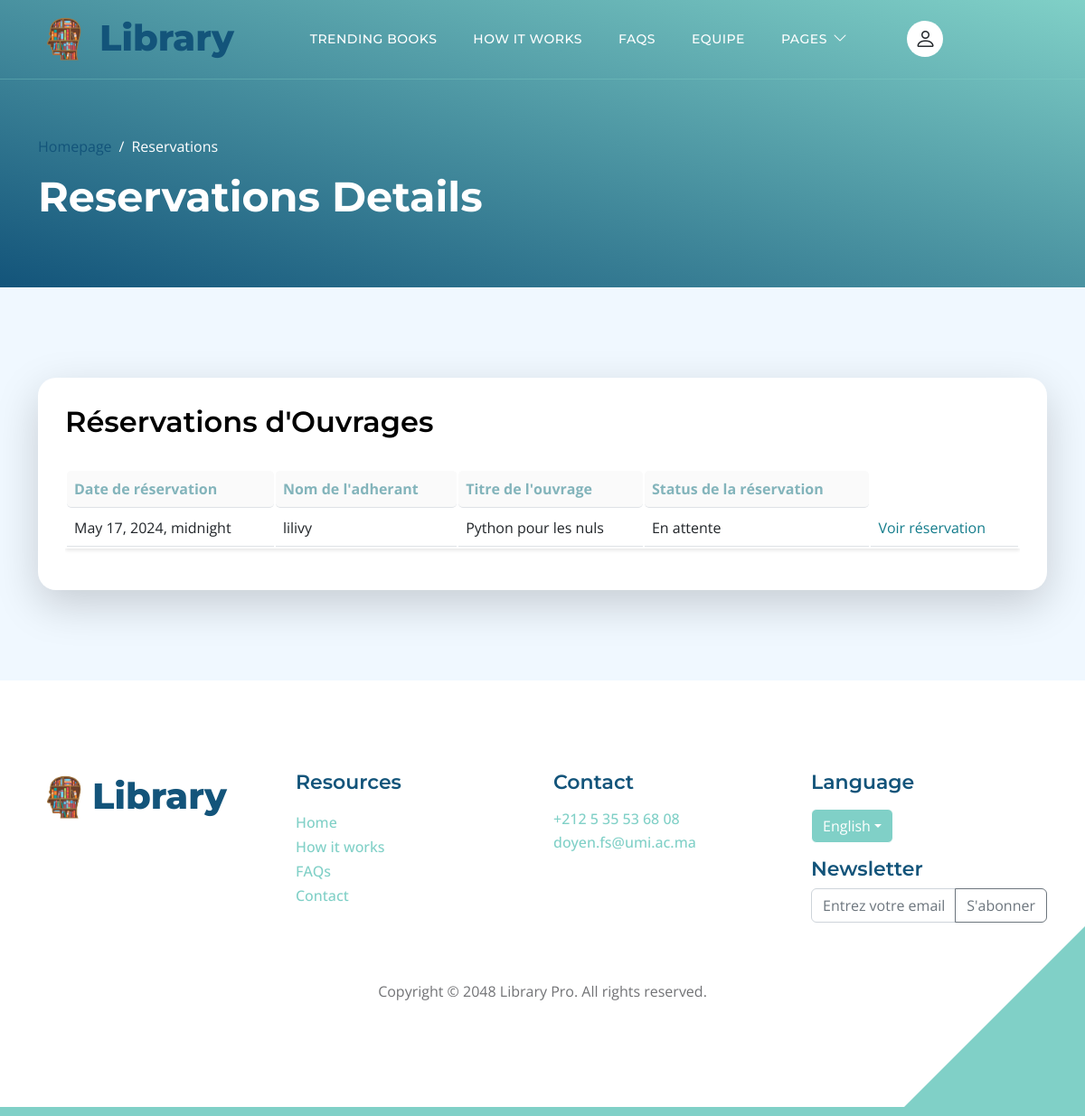
The app's page /list_reservations/, older data.
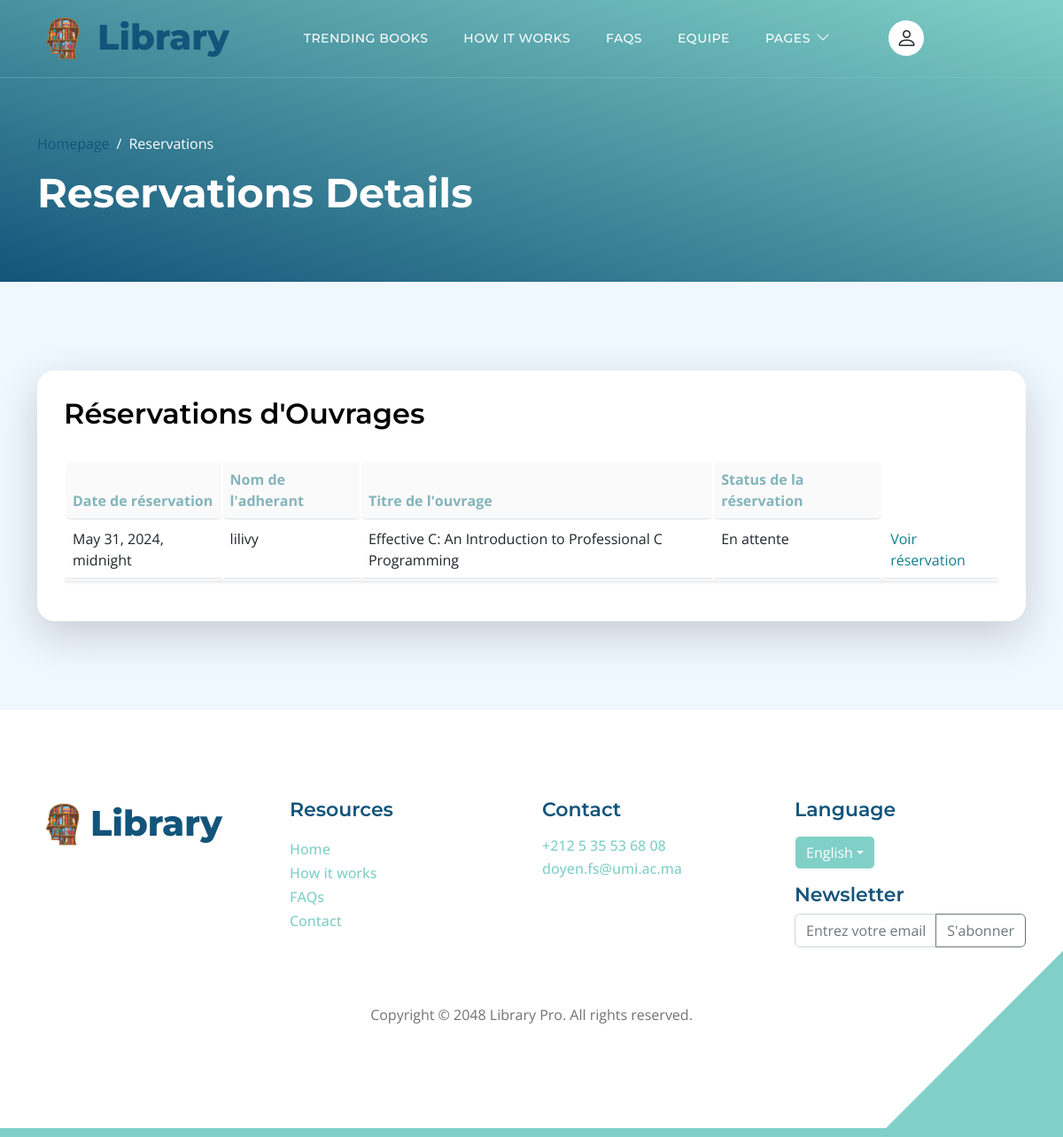
The same page, newer data.
### ouvrages/models.py (models this page shows, shortened)
class Reservation(models.Model):
    id = models.UUIDField(default=uuid.uuid4, unique=True, primary_key=True, editable=False)
    date_demande =  models.DateTimeField(auto_now_add=True)
    date_reservation = models.DateTimeField()
    owner = models.ForeignKey(Profile, on_delete=models.CASCADE, null=True, blank=True)
    ouvrage = models.ForeignKey('Ouvrage', on_delete=models.CASCADE, null=True)  # Lier à Ouvrage
    selected_copy = models.ForeignKey('Exemplaire', on_delete=models.CASCADE, null=True, blank=True)
    STATUT_CHOICES = (
        ('en_attente', 'En attente'),
        ('acceptee', 'Acceptée'),
        ('refusee', 'Refusée'),
    )
    statut = models.CharField(max_length=20, choices=STATUT_CHOICES, default='en_attente')
    date_retour_prevue = models.DateField(null=True, blank=True)

class Ouvrage(models.Model):
    id = models.UUIDField(default=uuid.uuid4, unique=True, primary_key=True, editable=False)
    titre = models.CharField(max_length=200)
    auteurs = models.ManyToManyField('Auteur', blank=True)
    featured_image = models.ImageField(null=True, blank=True, default="default.jpg")
    description = models.TextField(blank=True)
    categories = models.ManyToManyField('Categorie', blank=True)
    recommended = models.BooleanField(default=False, blank=True)
    exemplaires_total = models.IntegerField(default=0, null=True, blank=True)
    vote_total = models.IntegerField(default=0, null=True, blank=True)
    vote_ratio = models.IntegerField(default=0, null=True, blank=True)
    date_achat = models.DateTimeField(auto_now_add=True)
    def __str__(self):
        return self.titre
    class Meta:
        ordering = ['-vote_ratio', '-vote_total', 'titre']

### adherants/models.py (models this page shows, shortened)
class Profile(models.Model):
    user = models.OneToOneField(User, on_delete=models.CASCADE, null=True, blank=True)
    prenom = models.CharField(max_length=255, blank=True, null=True)
    nom = models.CharField(max_length=255, blank=True, null=True)
    email = models.EmailField(max_length=500, blank=True, null=True)
    username = models.CharField(max_length=200, blank=True, null=True)
    CNI = models.CharField(max_length=200, blank=True, null=True)
    profile_image = models.ImageField(null=True, blank=True, upload_to='profiles/', default="profiles/user-default.png")
    departement = models.CharField(max_length=200, blank=True, null=True)
    filiere = models.CharField(max_length=200, blank=True, null=True)
    CNE = models.CharField(max_length=200, blank=True, null=True)
    semestre = models.CharField(max_length=200, blank=True, null=True)
    sexe = models.CharField(max_length=200, blank=True, null=True)
    phonenumber = models.CharField(max_length=200, blank=True, null=True)
    created = models.DateTimeField(auto_now_add=True)
    id = models.UUIDField(default=uuid.uuid4, unique=True,
                          primary_key=True, editable=False)

### ouvrages/views.py (the view)
# urls.py: path('list_reservations/', views.list_reservations, name='list_reservations'),
def list_reservations(request):
    reservations = Reservation.objects.all()
    return render(request, 'ouvrages/list_reservations.html', {'reservations': reservations})

### ouvrages/templates/ouvrages/list_reservations.html (shortened to what this page needs)
{% extends 'main.html' %}
{% block content %}
{% load static %}
<header class="site-header d-flex flex-column justify-content-center align-items-center">
    <div class="container">
        <div class="row align-items-center">
            <div class="col-lg-12 col-12">
                <nav aria-label="breadcrumb">
                    <ol class="breadcrumb">
                        <li class="breadcrumb-item"><a href="{% url 'ouvrages:index' %}">Homepage</a></li>
                        <li class="breadcrumb-item active" aria-current="page">Reservations</li>
                    </ol>
                </nav>
                <h2 class="text-white">Reservations Details</h2>
            </div>
        </div>
    </div>
</header>
<section class="section-bg section-padding">
    <div class="container">
        <div class="row">
            <div class="col-lg-12 col-12">
                <div class="custom-block bg-white shadow-lg">
                    <div class="d-flex justify-content-between align-items-center mb-4">
                        <h3 class="section-title">Réservations d'Ouvrages</h3>
                    </div>
                    <div class="table-responsive">
                        <table class="table ">
                            <thead >
                                <tr class="th">
                                    <th class="th">Date de réservation</th>
                                    <th class="th">Nom de l'adherant</th>
                                    <th class="th" >Titre de l'ouvrage</th>
                                    <th class="th" >Status de la réservation</th>
                                </tr>
                            </thead>
                            <tbody>
                                {% for reservation in reservations %}
                                <tr>
                                    <td>{{ reservation.date_reservation }}</td>
                                    <td>{{ reservation.owner.username }}</td>
                                    <td>{{ reservation.ouvrage }}</td>
                                    <td>{{ reservation.get_statut_display }}</td>
                                    <td ><a href="{% url 'ouvrages:reservation_detail' reservation.id%}" style="color: #137C8B;">Voir réservation</a></td>
                                </tr>
                                {% empty %}
                                <tr>
                                    <td colspan="5" class="fw-semibold text-center text-warning">Aucune réservation disponible</td>
                                </tr>
                                {% endfor %}
                            </tbody>
                        </table>
                    </div>
                </div>
            </div>
        </div>
    </div>
</section>
{% endblock content%}

### templates/main.html (shortened to what this page needs)
<!Doctype html>
<html lang="en">
{% load static %}
    <head>
        <link href="{% static 'css/bootstrap.min.css' %}" rel="stylesheet">
        <link href="{% static 'css/bootstrap-icons.css' %}" rel="stylesheet">
        <link href="{% static 'css/templatemo-topic-listing.css' %}" rel="stylesheet">
</head>
<body class="topics-listing-page" id="top">
    <main>
    {% include 'navbar.html' %}
    {% block content %}{% endblock content %}
    </main>
    {% include 'footer.html' %}
</body>
</html>

### templates/navbar.html (shortened to what this page needs)
{% load static %}
<nav class="navbar navbar-expand-lg">
    <div class="container">
        <a class="navbar-brand" href="{% url 'ouvrages:index'%}#section_1">
            <div class="d-flex justify-content-around align-content-center">
                <img src="{% static 'images/logoo.png'%}" style="height: 60px;width: auto; margin-top:auto; margin-right: 0.5rem;"/>
                <h6 style="margin-top:0.3rem; font-size: 2.5rem; font-weight: 800;">Library</h6>
            </div>
        </a>
        <div class="collapse navbar-collapse" id="navbarNav">
            <ul class="navbar-nav ms-lg-5">
                {% if user.is_staff %}
                <li class="nav-item">
                    <a class="nav-link click-scroll" href="{% url 'ouvrages:browse'%}">Ouvrages</a>
                </li>
                <li class="nav-item">
                    <a class="nav-link click-scroll" href="{% url 'ouvrages:exemplaires' %}">Exemplaires</a>
                </li>
                <li class="nav-item">
                    <a class="nav-link click-scroll" href="{% url 'ouvrages:emprunt' %}">Emprunts</a>
                </li>
                <li class="nav-item">
                    <a class="nav-link click-scroll" href="{% url 'ouvrages:list_reservations' %}">Reservations</a>
                </li>
                {% else %}
                <li class="nav-item">
                    <a class="nav-link click-scroll" href="{% url 'ouvrages:index' %}#section_2">Trending Books</a>
                </li>
                <li class="nav-item">
                    <a class="nav-link click-scroll" href="{% url 'ouvrages:index' %}#section_3">How it works</a>
                </li>
                <li class="nav-item">
                    <a class="nav-link click-scroll" href="{% url 'ouvrages:index' %}#section_4">FAQs</a>
                </li>
                <li class="nav-item">
                    <a class="nav-link click-scroll" href="{% url 'ouvrages:index' %}#section_5">Equipe</a>
                </li>
                <li class="nav-item dropdown">
                    <a class="nav-link dropdown-toggle" href="#section_5" id="navbarLightDropdownMenuLink" role="button" data-bs-toggle="dropdown" aria-expanded="false">Pages</a>
                </li>
                {%endif%}
            </ul>
            <div class="d-none d-lg-block ms-lg-4">
                <div class="nav-item dropdown">
                    {% if user.is_authenticated %}
                        <a href="#" class="ms-lg-4" id="navbarLightDropdownMenuLink" role="button" data-bs-toggle="dropdown" aria-expanded="false">
                            <img src="{{ user.profile.profile_image.url }}" class="avatar avatar-sm nav-link navbar-icon bi-person smoothscroll">
                        </a>
                    {% else %}
                        <a class="nav-link navbar-icon bi-person smoothscroll ms-lg-4" href="#" id="navbarLightDropdownMenuLink" role="button" data-bs-toggle="dropdown" aria-expanded="false">
                        </a>
                    {% endif %}
                </div>
            </div>
        </div>
    </div>
</nav>

### templates/footer.html (shortened to what this page needs)
{%load static%}
<footer class="site-footer section-padding">
    <div class="container">
        <div class="row">
            <div class="col-lg-3 col-12 mb-4 pb-2">
                <div class="d-flex align-content-center">
                    <img src="{% static 'images/logoo.png'%}" style="height: 60px;width: auto; margin-top:auto;"/>
                    <h6 style="margin-top:0.3rem; font-size: 2.5rem; font-weight: 800;">Library</h6>
                </div>
            </div>
            <div class="col-lg-3 col-md-4 col-6">
                <h6 class="site-footer-title mb-3">Resources</h6>
                <ul class="site-footer-links">
                    <li class="site-footer-link-item"><a href="#" class="site-footer-link">Home</a></li>
                    <li class="site-footer-link-item"><a href="#" class="site-footer-link">How it works</a></li>
                    <li class="site-footer-link-item"><a href="#" class="site-footer-link">FAQs</a></li>
                    <li class="site-footer-link-item"><a href="#" class="site-footer-link">Contact</a></li>
                </ul>
            </div>
            <div class="col-lg-3 col-md-4 col-6 mb-4 mb-lg-0">
                <h6 class="site-footer-title mb-3">Contact</h6>
                <p class="text-white d-flex mb-1">
                    <a href="tel: 05 35 53 68 08" class="site-footer-link">+212 5 35 53 68 08</a>
                </p>
                <p class="text-white d-flex">
                    <a href="mailto: doyen.fs@umi.ac.ma" class="site-footer-link">doyen.fs@umi.ac.ma</a>
                </p>
            </div>
            <div class="col-lg-3 col-md-4 col-12 mt-4 mt-lg-0 ms-auto">
                <h6 class="site-footer-title mb-3">Language</h6>
                <div class="dropdown">
                    <button class="btn btn-secondary dropdown-toggle" type="button" data-bs-toggle="dropdown" aria-expanded="false">English</button>
                </div>
                <h6 class="site-footer-title mt-3">Newsletter</h6>
                <form action="{% url 'collect_email' %}" method="post" class="newsletter-form">
                    <div class="input-group mb-3">
                        <input type="email" id="email" name="email" class="form-control newsletter-input" placeholder="Entrez votre email" aria-label="Entrez votre email" aria-describedby="button-addon2" required>
                        <button class="btn btn-outline-secondary newsletter-button" type="submit" id="button-addon2">S'abonner</button>
                    </div>
                </form>
            </div>
        </div>
        <div class="row">
            <div class="col-12 text-center">
                <p class="copyright-text mt-lg-5 mt-4">Copyright © 2048 Library Pro. All rights reserved.</p>
            </div>
        </div>
    </div>
</footer>

Row changes from the older to the newer data that the page shows:
removed Reservation: date_reservation "May 17, 2024, midnight", owner.username "lilivy", ouvrage "Python pour les nuls", statut "En attente"
added Reservation: date_reservation "May 31, 2024, midnight", owner.username "lilivy", ouvrage "Effective C: An Introduction to Professional C Programming", statut "En attente"
